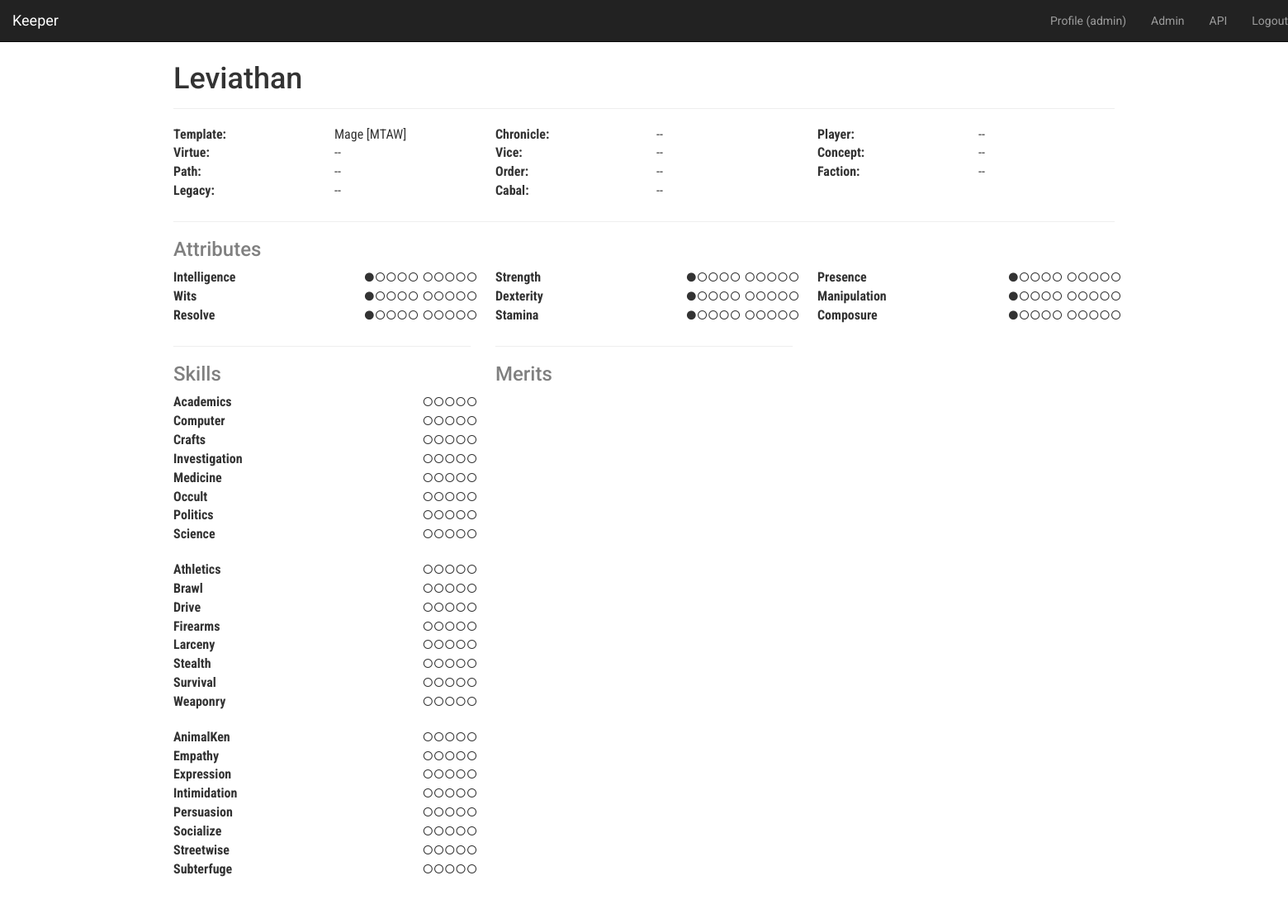
/sheets/character/2 (signed in), run on the app's committed database.
### core/models.py (models this page shows, shortened)
class UserProfile(AbstractUser):
    phone = CharField(max_length=20, blank=True, help_text="Optional.")
    last_visit = DateTimeField(blank=True, null=True, editable=False)
    email_opt_out = BooleanField(default=False)
    class Meta:
        verbose_name = 'User Profile'

### sheets/models.py (models this page shows, shortened)
class Character(TimeStampedModel, StatusModel):
    objects = Manager()
    STATUS = Choices(
        ('in_progress', 'In Progress'),
        ('approved', 'Approved'),
        ('archived', 'Archived'),
    )
    name = CharField("Name or Alias", max_length=40, db_index=True)
    template = ForeignKey(CharacterTemplate, CASCADE, null=True)
    power_stat = DotsField(default=1, clear=False)
    integrity = DotsField(default=7)
    storyteller_notes = TextField(blank=True, help_text="Hidden from player.")
    player_notes = TextField(blank=True, help_text="Shown in player sheet.")
    resource_start = PositiveIntegerField(default=10, blank=True, null=True)
    resource_max = PositiveIntegerField(default=10, blank=True, null=True)
    concept = CharField(max_length=200, blank=True)
    faction = CharField(max_length=200, blank=True)
    character_group = CharField(max_length=100, blank=True)
    strength = DotsField(default=1, clear=False)
    dexterity = DotsField(default=1, clear=False)
    stamina = DotsField(default=1, clear=False)
    intelligence = DotsField(default=1, clear=False)
    wits = DotsField(default=1, clear=False)
    resolve = DotsField(default=1, clear=False)
    presence = DotsField(default=1, clear=False)
    manipulation = DotsField(default=1, clear=False)
    composure = DotsField(default=1, clear=False)
    academics = DotsField(number=5)
    computer = DotsField(number=5)
    crafts = DotsField(number=5)
    investigation = DotsField(number=5)
    medicine = DotsField(number=5)
    occult = DotsField(number=5)
    politics = DotsField(number=5)
    science = DotsField(number=5)
    athletics = DotsField(number=5)
    brawl = DotsField(number=5)
    drive = DotsField(number=5)
    firearms = DotsField(number=5)
    larceny = DotsField(number=5)
    stealth = DotsField(number=5)
    survival = DotsField(number=5)
    weaponry = DotsField(number=5)
    animal_ken = DotsField(number=5)
    empathy = DotsField(number=5)
    expression = DotsField(number=5)
    intimidation = DotsField(number=5)
    persuasion = DotsField(number=5)
    socialize = DotsField(number=5)
    streetwise = DotsField(number=5)
    subterfuge = DotsField(number=5)
    size = PositiveSmallIntegerField(default=5)
    speed = PositiveSmallIntegerField(default=0)
    initiative = PositiveSmallIntegerField(default=0)
    primary_splat = ForeignKey(Splat, PROTECT, related_name='+', null=True, blank=True)
    primary_sub_splat = ForeignKey(Splat, PROTECT, related_name='+', null=True, blank=True)
    secondary_splat = ForeignKey(Splat, PROTECT, related_name='+', null=True, blank=True)
    secondary_sub_splat = ForeignKey(Splat, PROTECT, related_name='+', null=True, blank=True)
    tertiary_splat = ForeignKey(Splat, PROTECT, related_name='+', null=True, blank=True)
    user = ForeignKey(settings.AUTH_USER_MODEL, SET_NULL, null=True, blank=True, related_name='characters')
    chronicle = ForeignKey(Chronicle, SET_NULL, null=True, blank=True, related_name='characters')
    bashing_damage = PositiveIntegerField(default=0)
    lethal_damage = PositiveIntegerField(default=0)
    aggravated_damage = PositiveIntegerField(default=0)
    willpower = DotsField()
    health = DotsField(number=20, break_after=10)
    primary_anchor = CharField(max_length=40, blank=True)
    secondary_anchor = CharField(max_length=40, blank=True)
    version = PositiveIntegerField(default=0)
    active = QueryManager(status__in=('in_progress', 'approved'))
    uuid = UUIDField(default=uuid.uuid4, editable=False, db_index=True)
    def splats(self):
        results = []
        for category in self.template.splat_categories.all():
            results.append((category.name, getattr(self, category.storage_column())))
        return results
    @missing("Virtue")
    def primary_anchor_name(self):
        return self.template.primary_anchor_name
    @missing("Vice")
    def secondary_anchor_name(self):
        return self.template.secondary_anchor_name
    def __getattribute__(self, name: str):
        if '_specialties' in name:
            skill = name.split('_specialties')[0]
            qs = self.specialities.filter(skill=skill)
            if qs.exists():
                return ', '.join(qs.values_list('speciality', flat=True))
            else:
                return ''
        return super().__getattribute__(name)
    def powers_by_category(self):
        categories = []
        for category in self.template.power_categories.all():
            powers = [p for p in self.powers.filter(power__power_category=category)]
            if powers:
                categories.append((category.name, powers))
        return categories

class CharacterElement(Model):
    character = None
    objects = InheritanceManager()
    class Meta:
        abstract = True

class SkillSpeciality(CharacterElement):
    character = ForeignKey(Character, CASCADE, related_name='specialities')
    skill = CharField(max_length=20, choices=SKILLS, blank=True)
    speciality = CharField(max_length=200, blank=True)
    class Meta:
        verbose_name = "Skill Speciality"
        verbose_name_plural = "Skill Specialities"

class CharacterMerit(CharacterElement):
    character = ForeignKey(Character, CASCADE, related_name='merits')
    merit = ForeignKey(Merit, PROTECT, related_name='+')
    rating = DotsField(default=1, clear=False)
    details = CharField(max_length=200, blank=True)
    class Meta:
        verbose_name = "Merit"

### game_rules/models.py (models this page shows, shortened)
class CharacterTemplate(models.Model):
    GAME_LINES = Choices(
        ('gmc', 'God Machine Chronicles'),
        ('vtr', 'Vampire the Requiem'),
        ('ctl', 'Changeling the Lost'),
        ('mtaw', 'Mage the Awakening'),
        ('wtf', 'Werewolf the Forsaken'),
        ('gts', 'Geist the Sin-Eaters'),
    )
    name = models.CharField(max_length=20)
    game_line = models.CharField(max_length=20, choices=GAME_LINES)
    integrity_name = models.CharField(
        max_length=20, verbose_name="Integrity", default="Integrity", blank=True)
    power_stat_name = models.CharField(max_length=20, verbose_name="Power Stat", blank=True)
    resource_name = models.CharField(max_length=20, verbose_name="Resource", blank=True)
    primary_anchor_name = models.CharField(
        max_length=20, verbose_name="Primary Anchor", default="Virtue", blank=True)
    secondary_anchor_name = models.CharField(
        max_length=20, verbose_name="Secondary Anchor", default="Vice", blank=True)
    character_group_name = models.CharField(
        max_length=20, verbose_name="Group Name", default="Group", blank=True)
    reference_code = models.SlugField('Code', unique=True)
    class Meta:
        verbose_name = "Character Template"
        ordering = ('name', 'game_line')
    def __str__(self):
        return f'{self.name} [{self.game_line.upper()}]'

class SplatCategory(models.Model):
    FLAVORS = Choices(
        ('primary', 'Primary Kind'),
        ('primary_sub', 'Secondary Kind'),
        ('secondary', 'Major Faction'),
        ('secondary_sub', 'Minor Faction'),
        ('tertiary', 'Tertiary Kind'),
    )
    name = models.CharField(max_length=20)
    character_template = models.ForeignKey(
        CharacterTemplate, on_delete=models.CASCADE, related_name='splat_categories')
    flavor = models.CharField(max_length=20, choices=FLAVORS)
    is_required = models.BooleanField(default=False)
    class Meta:
        unique_together = ('character_template', 'flavor')
        ordering = ('character_template', 'flavor', )
        verbose_name = ('Splat Category')
        verbose_name_plural = ('Splat Categories')
    def storage_column(self):
        return f'{self.flavor}_splat'

### sheets/views.py (the view)
# urls.py: path('sheets/character/<int:pk>', CharacterDetail.as_view(), name="character-detail"),
class CharacterDetail(DetailView):
    model = Character
    template_name = 'sheets/character_detail.html'
    context_object_name = 'character'
    def get_context_data(self, **kwargs):
        context = super().get_context_data(**kwargs)
        context['five'] = range(5)
        context['ten'] = range(10)
        return context

### keeper/utils.py (called while the page is built)
def missing(val):
    def decorator(func):
        def wrapper(*args, **kwargs):
            try:
                return func(*args, **kwargs)
            except (IndexError, AttributeError):
                return val
        return wrapper
    return decorator

### organization/context_processors.py (called while the page is built)
def membership(request):
    context = {}
    if request.user and not request.user.is_anonymous:
        try:
            member_pk = request.session['membership']
            context['membership'] = Membership.objects.get(pk=member_pk, user=request.user)
        except (KeyError, Membership.DoesNotExist):
            context['membership'] = obj = Membership.objects.filter(user=request.user).first()
            if obj:
                request.session['membership'] = obj.pk
    return context

### templates/sheets/character_detail.html (shortened to what this page needs)
{% extends 'base.html' %}{% load static %}
{% block extrastyle %}
    <link rel="stylesheet" type="text/css" href="{% static 'css/character.css' %}">
{% endblock %}
{% block actiontitle %}{{ character.name }}{% endblock %}
{% block content %}
    <div class="row">
        {% include 'sheets/column.html' with title="Template" value=character.template %}
        {% include 'sheets/column.html' with title="Chronicle" value=character.chronicle.name %}
        {% include 'sheets/column.html' with title="Player" value=character.user %}
    </div>
    <div class="row">
        {% include 'sheets/column.html' with title=character.primary_anchor_name value=character.primary_anchor %}
        {% include 'sheets/column.html' with title=character.secondary_anchor_name value=character.secondary_anchor %}
        {% include 'sheets/column.html' with title="Concept" value=character.concept %}
    </div>
    <div class="row">
        {% for splat, value in character.splats %}
            {% include 'sheets/column.html' with title=splat value=value %}
        {% endfor %}
        {% include 'sheets/column.html' with title=character.template.character_group_name value=character.character_group %}
    </div>
    <br><hr>
    <div class="row">
        <div class="col-lg-4 col-xs-12">
            <h3 class="power-title">Attributes</h3>
        </div>
    </div>
    <div class="row">
        {% include 'sheets/attributes.html' %}
    </div>
    <div class="row">
        <div class="col-lg-4 col-md-4 col-sm-6 col-xs-12">
            <hr>
            <div class="container" style="padding: 0">
                {% include 'sheets/skills.html' %}
            </div>
        </div>
        <div class="col-lg-4 col-md-4 col-sm-6 col-xs-12">
            <hr>
            <div class="container" style="padding: 0">
                {% include 'sheets/merits.html' %}
            </div>
        </div>
    </div>
    <br><br>
{% endblock %}

### templates/navbar.html (shortened to what this page needs)
{% load bootstrap3 %}
<nav class="navbar navbar-inverse navbar-static-top">
    <div class="navbar-header">
        <a class="navbar-brand" href="{% url 'index' %}">Keeper</a>
    </div>
    <div class="collapse navbar-collapse">
        <ul class="nav navbar-nav navbar-right">
            <li><a href="{% url 'profile' %}">
              Profile ({{ user.username }})
            </a></li>
            {% if user.is_staff %}
                <li><a target="_blank" href="{% url 'admin:index' %}">
                  Admin
                </a></li>
                <li><a target="_blank" href="{% url 'api-root' %}">
                  API</a></li>
            {% endif %}
            <li><a href="{% url 'account_logout' %}">Logout</a></li>
        </ul>
    </div>
</nav>

### templates/sheets/column.html
<div class="col-md-2 col-sm-3 col-xs-6"><span class="character-col-title">{{ title }}:</span></div>
<div class="col-md-2 col-sm-3 col-xs-6"><span class="character-col-value">{{ value|default:"--" }}</span></div>

### templates/sheets/column_skills.html (shortened to what this page needs)
<div class="col-lg-1 col-sm-2 col-xs-4"><span class="character-col-title">{{ title }}</span></div>
{% with cap=cap|default:five %}
    <div class="col-lg-2 col-sm-2 col-xs-4">
    </div>
    <div class="col-lg-1 col-sm-2 col-xs-4 character-dots">
        {% for i in cap %}
            {% if i < value %}&#9679;{% else %}&#9675;{% endif %}
        {% endfor %}
    </div>
{% endwith %}

### core/static/css/site.css (style rules this page uses)
body { font-family: 'Roboto', sans-serif; }

### core/static/css/character.css (style rules this page uses)
hr { margin-top: 5px; }
.character-col-title { font-weight: bold; }
.character-col-title, .character-col-value { font-family: "Roboto Condensed", sans-serif; font-size: 16px; }
.character-dots { font-size: 25px; letter-spacing: -4px; line-height: 80%; text-align: right; padding-right: 20px; }
.power-title { margin-top: 0; color: grey; }

### data on the page
UserProfile: username "admin"
Character: name "Leviathan", intelligence 1 (drawn), wits 1 (drawn), resolve 1 (drawn), strength 1 (drawn), dexterity 1 (drawn), stamina 1 (drawn), presence 1 (drawn), manipulation 1 (drawn), composure 1 (drawn), academics 0 (drawn), computer 0 (drawn), crafts 0 (drawn), investigation 0 (drawn), medicine 0 (drawn), occult 0 (drawn), politics 0 (drawn), science 0 (drawn), athletics 0 (drawn), brawl 0 (drawn), drive 0 (drawn), firearms 0 (drawn), larceny 0 (drawn), stealth 0 (drawn), survival 0 (drawn), weaponry 0 (drawn), animal_ken 0 (drawn), empathy 0 (drawn), expression 0 (drawn), intimidation 0 (drawn), persuasion 0 (drawn), socialize 0 (drawn), streetwise 0 (drawn), subterfuge 0 (drawn)
CharacterTemplate: name+game_line "Mage [MTAW]", primary_anchor_name "Virtue Vice Cabal"
SplatCategory: splats "Path"
SplatCategory: splats "Order"
SplatCategory: splats "Faction"
SplatCategory: splats "Legacy"
SkillSpeciality: skill "Investigation"
CharacterMerit: details "Firearms"

### other printed values
{{ title }} "Template Chronicle Player Concept"
{{ value|default:"--" }} "-- -- -- -- -- --" "--" "--" "--" "--"
{{ title }} "Intelligence Wits Resolve Strength Dexterity Stamina Presence Manipulation Composure"
{{ title }} "Academics Computer Crafts Medicine Occult Politics Science Athletics Brawl Drive Larceny Stealth Survival Weaponry AnimalKen Empathy Expression Intimidation Persuasion Socialize Streetwise Subterfuge"
